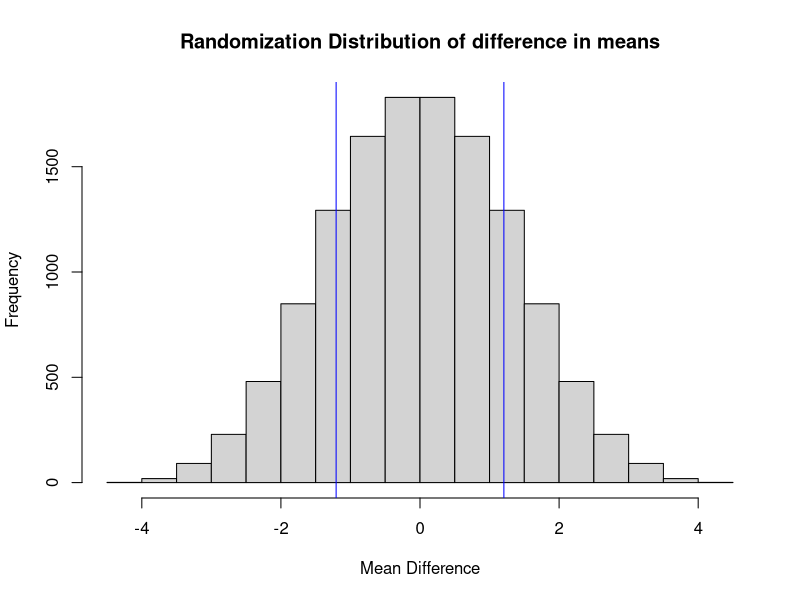
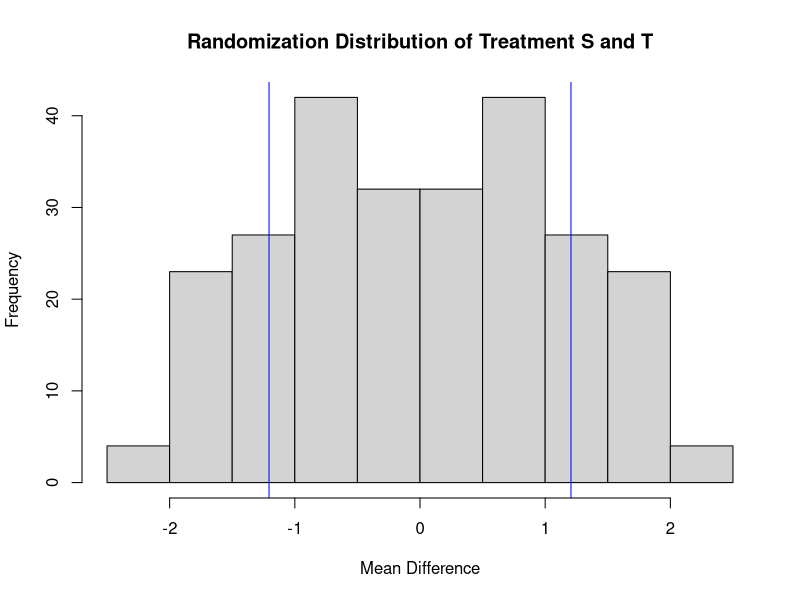
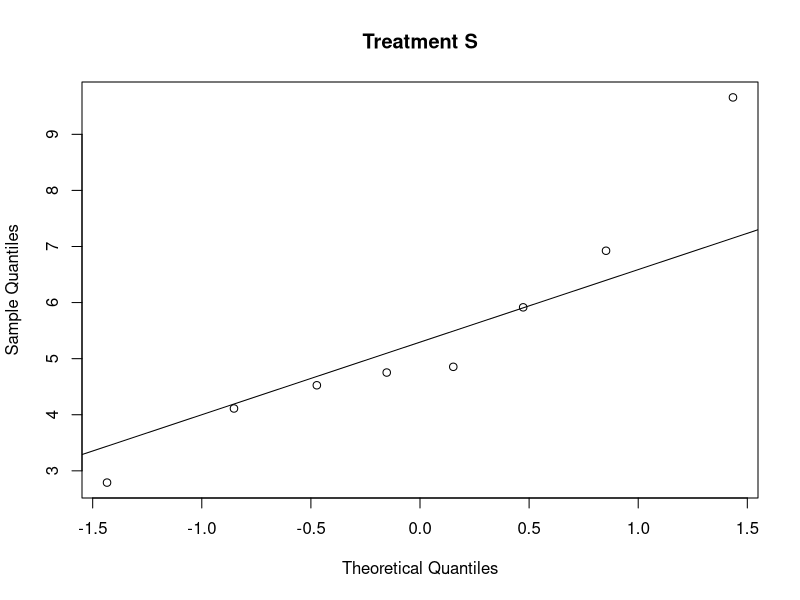
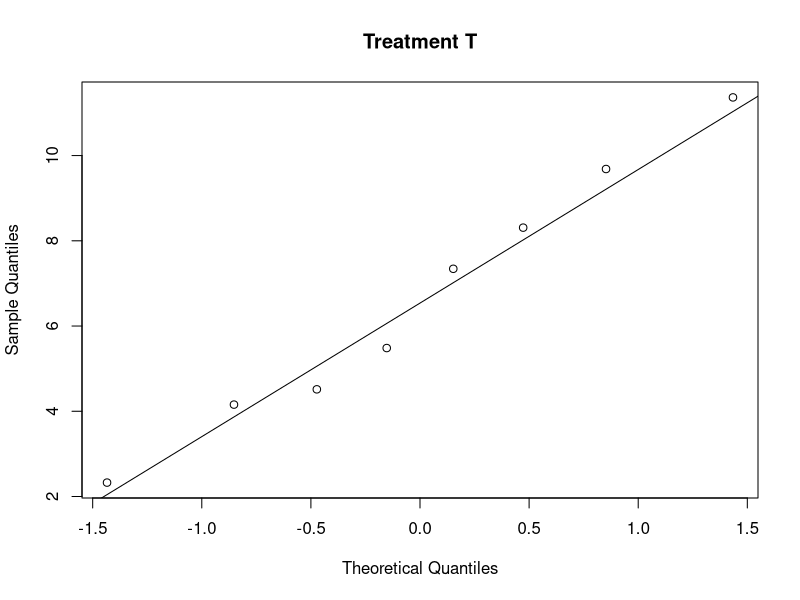
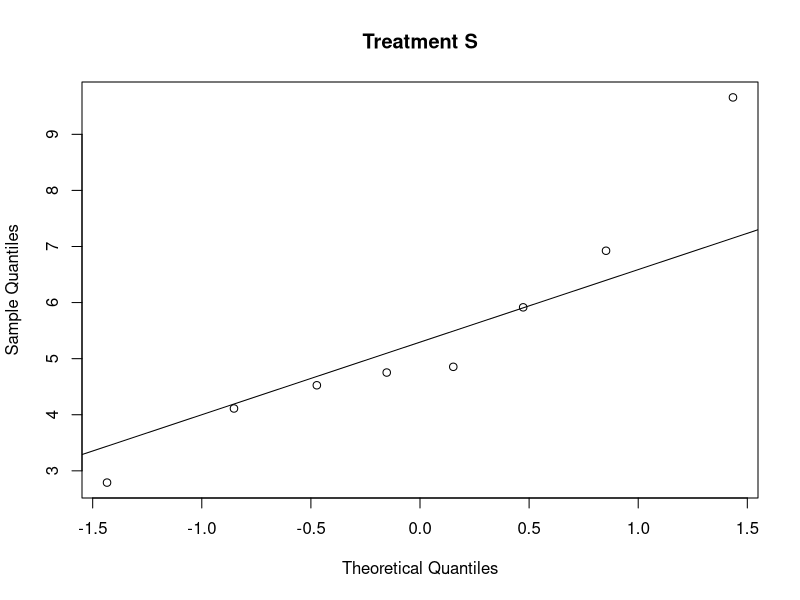
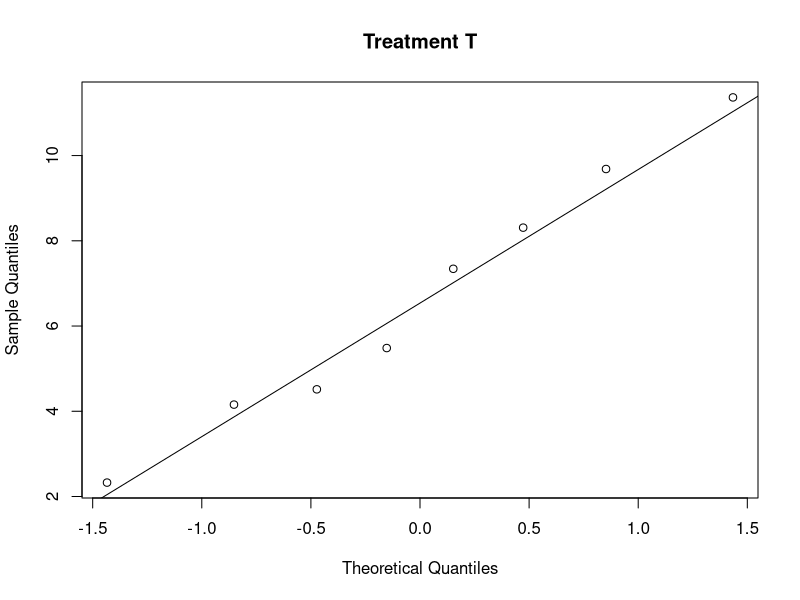
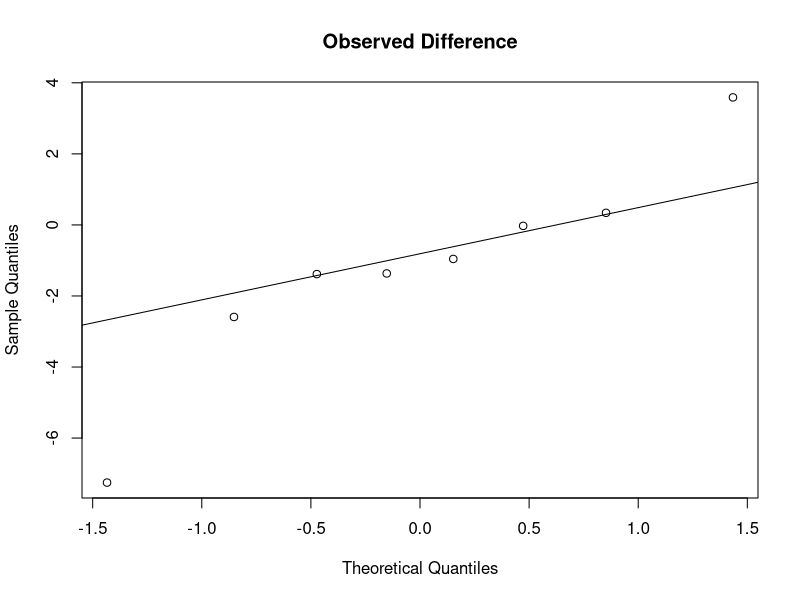

Generate these figures, in order, with R:
## ---- chunk 1
knitr::opts_chunk$set(echo = TRUE)
## ---- chunk 2
set.seed(5643) #last 4 digits of the student number is used
## ---- chunk 3
s <- rnorm(n=8,mean=5,sd=2)
round(s,3)
## ---- chunk 4
t <-rnorm(n=8,mean=7,sd=2)
round(t,3)
## ---- chunk 5
diff <- s - t #difference of the two treatment groups
paired <- data.frame(s,t, diff) 
round(paired,3)
## ---- chunk 6
treat <- c(s,t); N<- choose(16,8) #Generate N treatment assignments
result <- numeric(N)
index <- combn(1:16,8)
for (i in 1:N)
{result[i] <- mean(treat[index[,i]])- mean(treat[-index[,i]])}
meandiff <- mean(diff)
#histogram 
hist(result,xlab="Mean Difference", main= "Randomization Distribution of difference in means")
abline(v= meandiff, col="blue")
abline(v= -meandiff, col="blue")
#p-value 
pval <- sum(result < meandiff)/N
round(pval,3)
## ---- chunk 7
treat <- c(s,t)
N<- 2^(8) # number of treatment assignments
result <- numeric(N)
ST <- list(c(-1,1)) #difference is multiplied by -1 or 1 
#genegerate all possible treatment assign 
trtassign <- expand.grid(rep(ST,8))
for (i in 1:N){
  result[i] <- mean(as.numeric(trtassign[i,])*diff)
}
meandiff <- mean(diff)
pval <- sum(result < meandiff)/N
round(pval, 3)
hist(result,xlab="Mean Difference", main= "Randomization Distribution of Treatment S and T")
abline(v= meandiff, col="blue")
abline(v= -meandiff, col="blue")
## ---- chunk 8
t.test(s,t, alternative="two.sided")
qqnorm(s, main="Treatment S")
qqline(s)
qqnorm(t, main="Treatment T")
qqline(t)
## ---- chunk 9
#perform one sample t-test
t.test(s,t, paired=TRUE, alternative="two.sided")
qqnorm(s, main="Treatment S")
qqline(s)
qqnorm(t, main="Treatment T")
qqline(t)
t.test(diff,alternative="less")
qqnorm(diff, main="Observed Difference");qqline(diff)
